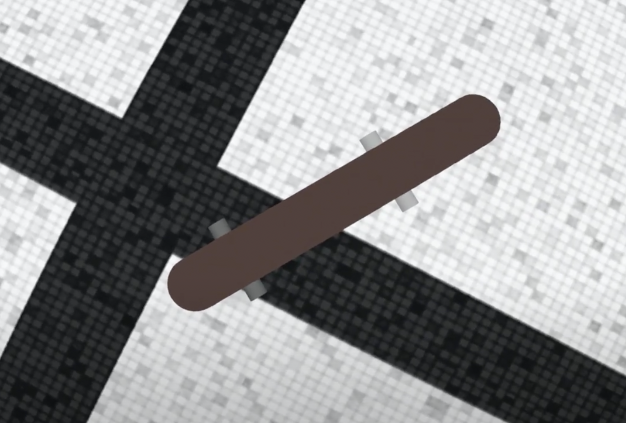
#> input picture Path Marker Detection/raw.jpg, 1252 x 846 px (shown at 1/2 size)
$ python marker_detection.py raw.jpg
#> lines starting #> are read from the running program, lines starting #| are printed output that depends on the picture; after the words box and inside, x2 and y2 are one past the last pixel; in counts of white or black regions, pixels touching at a corner belong together
import numpy as np
import cv2
import sys
from math import sin, cos, pi


def main():
    input_file = sys.argv[1]
    img = cv2.imread(input_file)
#> img is the input picture: shape (846, 1252, 3); mean B, G, R 143.6, 142.8, 142.5
    val = process(img)
    if (val == None):
        print("No pathmarker found")
        return None
    else:
        print("Pathmarker found")
        return val

def process(img):
    hsv_img = cv2.cvtColor(img, cv2.COLOR_BGR2HSV)
#> hsv_img: shape (846, 1252, 3); mean H, S, V 93.1, 15.4, 145.2
    #creating a mask to separate color as orange and non orange
    orange = np.array([5, 0, 0])
    r2 = np.array([25, 255, 255]) #these values were just theo + add
    comp_orange = np.array([135, 0, 0])
    r4 = np.array([145, 255, 255]) #these values were just theo + add
    mask_1_img = cv2.inRange(hsv_img, orange, r2)
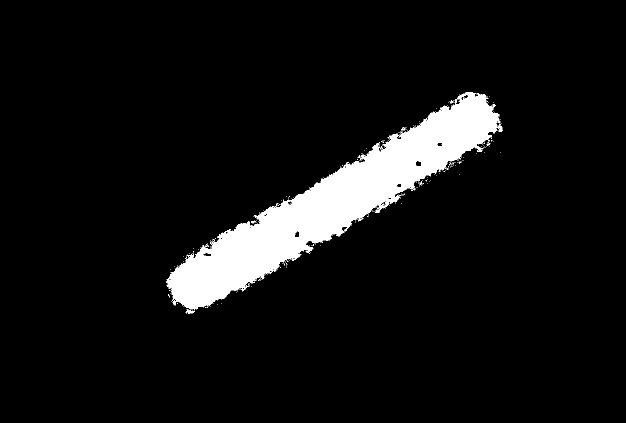
#> mask_1_img: shape (846, 1252) (shown at 1/2 size); 6.6% white; 289 white regions (283 under 20 px), largest, box (x1, y1, x2, y2) and area: (333, 184, 1001, 619) 69611, (371, 618, 388, 628) 78, (994, 247, 1006, 264) 75, (343, 600, 352, 611) 46, (803, 254, 813, 261) 27, (502, 442, 509, 447) 24
    mask_2_img = cv2.inRange(hsv_img, comp_orange, r4)
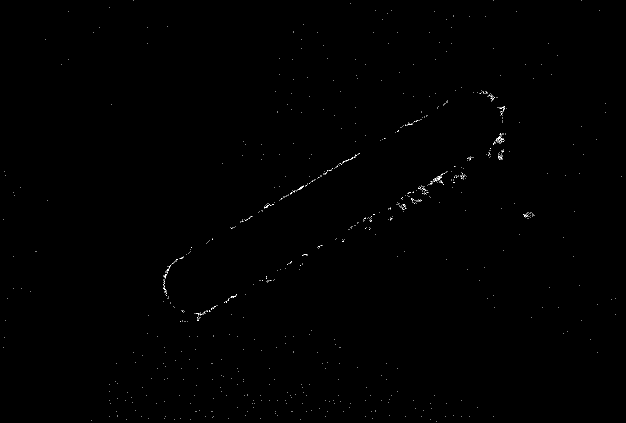
#> mask_2_img: shape (846, 1252) (shown at 1/2 size); 0.16% white in thin lines or dots
    gray_img = mask_1_img | mask_2_img
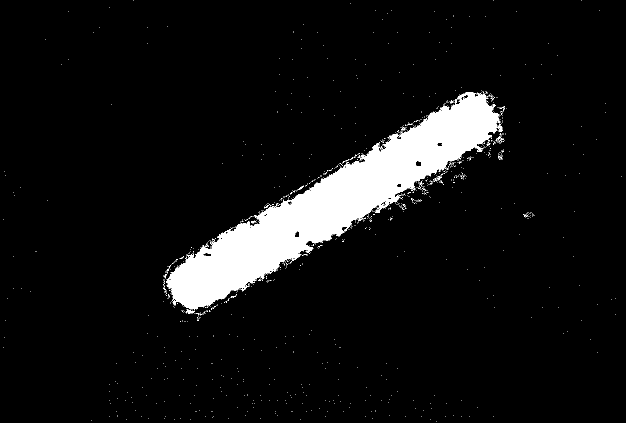
#> gray_img: shape (846, 1252) (shown at 1/2 size); 6.8% white; 1135 white regions (1125 under 20 px)
    blurred = cv2.GaussianBlur(gray_img, (5, 5), 0)
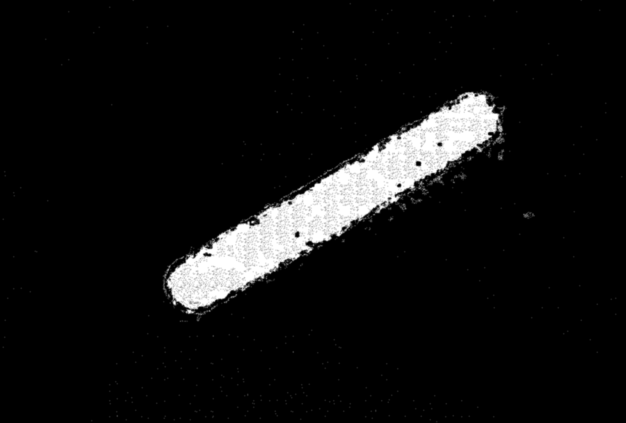
#> blurred: shape (846, 1252) (shown at 1/2 size); min 0, max 255, mean 17.4

    #Now we do the contour stuff
    contours, _ = cv2.findContours(blurred, cv2.RETR_EXTERNAL, cv2.CHAIN_APPROX_NONE)
#> contours = 353 contours, 316 with area under 20; largest, box (x1, y1, x2, y2) and area: (324, 178, 1015, 644) 93210, (900, 342, 935, 368) 356, (1045, 422, 1071, 439) 280, (994, 297, 1010, 322) 264, (933, 311, 949, 324) 126
    contour_area_threshold = 10000
    #print("Right before for loop")
    large_contours = [contour for contour in contours if cv2.contourArea(contour) >= contour_area_threshold]
#> large_contours = 1 contour; box (x1, y1, x2, y2) and area: (324, 178, 1015, 644) 93210
    large_contours_img = img.copy()
    cv2.drawContours(large_contours_img, large_contours, -1, (0, 255, 0), cv2.FILLED)
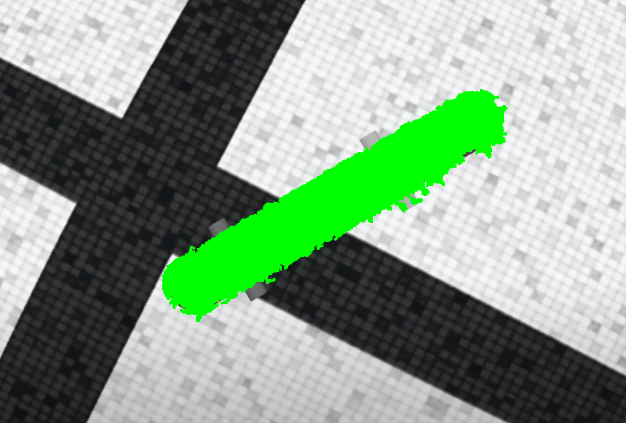
#> large_contours_img: shape (846, 1252, 3) (shown at 1/2 size); 8.92% of pixels changed, all inside (x1, y1, x2, y2) = (324, 178, 1015, 644)
    cv2.imshow("large_contours_img", large_contours_img)
    cv2.waitKey(1000)
    # print(large_contours)
    found = False
    for contour in large_contours:
        (top_left, (width, height), angle) = cv2.minAreaRect(contour)
        rect = (top_left, (width, height), angle)
        # print("Top Left: ", top_left)
        # print("Width: ", width)
        # print("Height: ", height)
        box = cv2.boxPoints(rect)
        # print(box)
        box = np.int64(box)
        top_left = np.int64(top_left)
        box_img = cv2.drawContours(large_contours_img, [box], 0, (0, 255, 255), 2)
        box_img = cv2.circle(box_img, top_left, radius=0, color=(0,255,0), thickness=25)
        aspect_ratio = min(width, height) / max(width, height)
        #print(aspect_ratio)
        classification = "pathmarker" if aspect_ratio > 0.16 and aspect_ratio < 0.21 else "not_pathmarker"
        if (classification == "pathmarker"):
            box = cv2.boxPoints(rect)
            box = np.int64(box)
            box_img = cv2.drawContours(large_contours_img, [box], 0, (0, 255, 255), 2)
            pos_len_neg_width = None
            neg_len_neg_width = None
            pos_len_pos_width = None
            neg_len_pos_width= None
            dist_0_to_1 = np.linalg.norm(box[1] - box[0])
            dist_1_to_2 = np.linalg.norm(box[2] - box[1])
            if (dist_0_to_1 < dist_1_to_2):
                pos_len_neg_width = box[3]
                pos_len_pos_width = box[2]
                neg_len_neg_width = box[0]
                neg_len_pos_width = box[1]
            else:
                pos_len_neg_width = box[2]
                pos_len_pos_width = box[1]
                neg_len_neg_width = box[3]
                neg_len_pos_width = box[0]
            # [12 lines of commented-out code are left out]
            fx = 1035
            fy = 1035
            ox = 640.5
            oy = 360.5
            camera_intrinsics = np.array([
                [fx, 0, ox],
                [0, fy, oy],
                [0, 0, 1]
            ], dtype="float32")
            distortion_coefficients = np.zeros((4, 1), dtype="float32")
            length = 1.2
            width = 0.15
            world_points = np.array([
                [(length / 2), -(width / 2), 0],
                [(length /2), (width / 2), 0],
                [-(length / 2), (width /2), 0],
                [-1 * (length / 2), -1 * (width /2), 0]
            ], dtype="float32")
            image_points = np.array([
                pos_len_neg_width,
                pos_len_pos_width,
                neg_len_pos_width,
                neg_len_neg_width
            ], dtype="float32")
            # print("World: ", world_points)
            # print("Image: ", image_points)
            res, rvec, tvec = cv2.solvePnP(world_points, image_points, camera_intrinsics, distortion_coefficients, flags=0)
            # print(res, rvec, tvec)
            world_axes = np.array([
                [0, 0, 0],
                [0.1, 0, 0],
                [0, 0.1, 0],
                [0, 0, 0.1],
            ], dtype="double")
            image_axes, _ = cv2.projectPoints(world_axes, rvec, tvec, camera_intrinsics, distortion_coefficients)
            image_axes = np.floor(image_axes)
            image_axes = np.array(image_axes, dtype="int")
            #print("Image Axes: ", image_axes)
            cv2.line(large_contours_img, tuple(image_axes[0,0,:]), tuple(image_axes[1,0,:]), color=(0, 0, 255), thickness=3)
            cv2.line(large_contours_img, tuple(image_axes[0,0,:]), tuple(image_axes[2,0,:]), color=(255, 0, 255), thickness=3)
            cv2.line(large_contours_img, tuple(image_axes[0,0,:]), tuple(image_axes[3,0,:]), color=(255, 0, 0), thickness=3)
            cv2.imshow("FINAL RESULT", large_contours_img)
            cv2.waitKey(30000)
            return res, rvec, tvec
        else:
            print("No pathmarker found!")
            return None
#> this loop made 1 pass
#> (top_left, height, angle, rect, box, aspect_ratio, classification) on pass 1: ([676, 411], 154.4, -29.83, ((676.1, 411.2), (782.4, 154.4), -29.83), [[375, 672], [298, 538], [977, 149], [1053, 283]], 0.197, 'pathmarker')
#> pass 1, in process, `cv2.imshow("FINAL RESULT", large_contours_img)`:
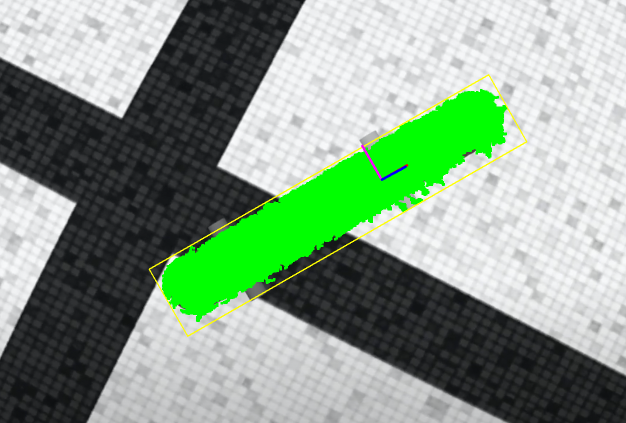
#> window 'FINAL RESULT': shape (846, 1252, 3) (shown at 1/2 size); mean B, G, R 135.8, 158.4, 134.4


main()
#> in main, `val = process(img)`: val = (True, [-3.11, 0.795, -0.931], [0.155, -0.000649, 1.31])
print("Exiting file!")

$ run again, on Path Marker Detection/tilted.png
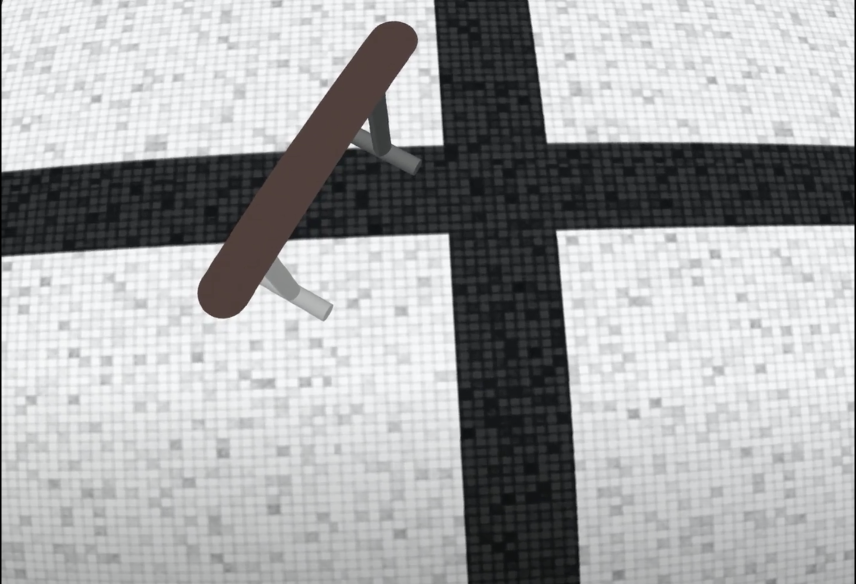
#> input picture Path Marker Detection/tilted.png, 1712 x 1168 px (shown at 1/2 size)
#> in main, img is the input picture: shape (1168, 1712, 3); mean B, G, R 168.4, 167.4, 166.5
#> hsv_img: shape (1168, 1712, 3); mean H, S, V 97.2, 10.3, 169.2
#> in process, `mask_1_img = cv2.inRange(hsv_img, orange, r2)`:
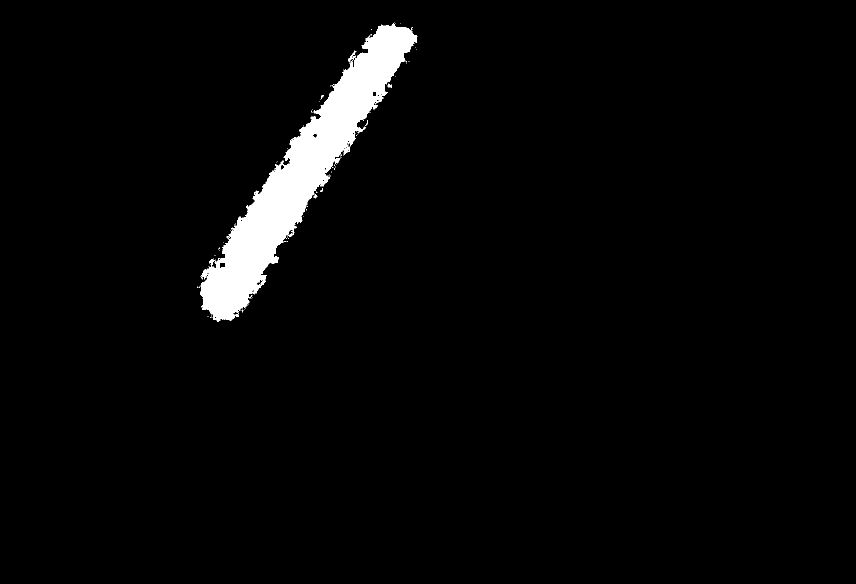
#> mask_1_img: shape (1168, 1712) (shown at 1/2 size); 3.1% white; 98 white regions (92 under 20 px), largest, box (x1, y1, x2, y2) and area: (401, 45, 835, 644) 61003, (670, 316, 680, 327) 68, (775, 167, 784, 176) 40, (627, 388, 635, 397) 34, (470, 628, 478, 633) 27, (641, 190, 648, 199) 22
#> mask_2_img: shape (1168, 1712); 0.08% white in thin lines or dots, all inside (x1, y1, x2, y2) = (374, 37, 839, 666)
#> gray_img: shape (1168, 1712); 3.1% white; 361 white regions (338 under 20 px)
#> contours = 12 contours, 2 with area under 20; largest, box (x1, y1, x2, y2) and area: (372, 35, 841, 659) 77303, (601, 481, 618, 504) 248, (641, 473, 657, 491) 198, (776, 220, 790, 241) 174, (771, 205, 785, 223) 166
#> large_contours = 1 contour; box (x1, y1, x2, y2) and area: (372, 35, 841, 659) 77303
#> large_contours_img: shape (1168, 1712, 3); 3.93% of pixels changed, all inside (x1, y1, x2, y2) = (372, 35, 841, 659)
#> the loop in process, `for contour in large_contours:` made 1 pass
#> (top_left, height, angle, rect, box, aspect_ratio, classification) on pass 1: ([607, 341], 142.4, -57.76, ((607.5, 341.8), (731.1, 142.4), -57.76), [[472, 688], [352, 612], [742, -5], [862, 70]], 0.195, 'pathmarker')
#> pass 1, in process, `cv2.imshow("FINAL RESULT", large_contours_img)`:
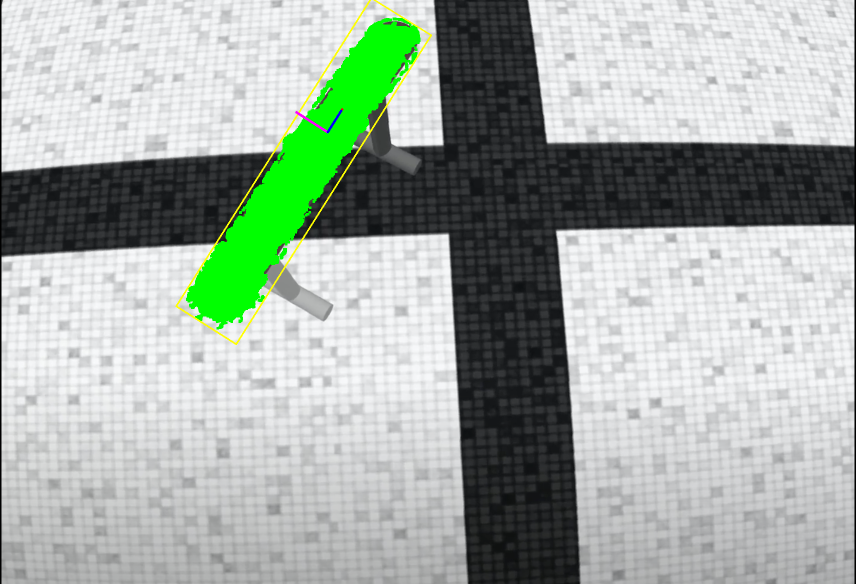
#> window 'FINAL RESULT': shape (1168, 1712, 3) (shown at 1/2 size); mean B, G, R 164.8, 174.3, 163
#> val = (True, [2.42, -1.35, 0.785], [0.0201, -0.129, 1.39])

$ run again, on Path Marker Detection/zoom.png
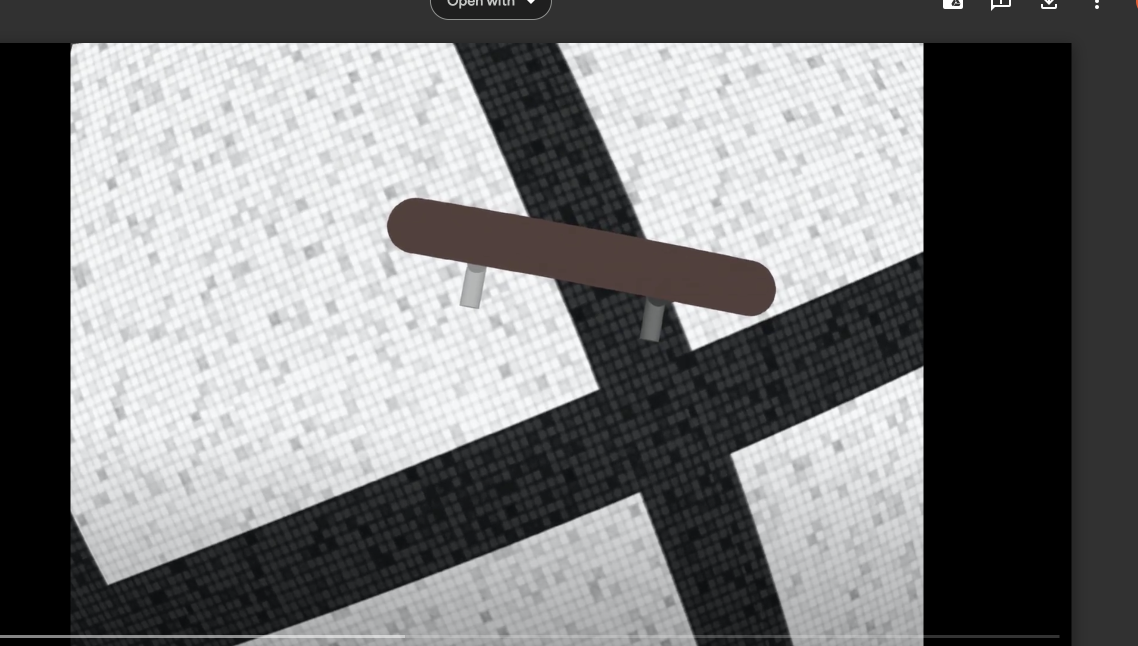
#> input picture Path Marker Detection/zoom.png, 2276 x 1292 px (shown at 1/2 size)
#> in main, img is the input picture: shape (1292, 2276, 3); mean B, G, R 121.7, 120.9, 120.3
#> hsv_img: shape (1292, 2276, 3); mean H, S, V 70, 8.2, 122.3
#> in process, `mask_1_img = cv2.inRange(hsv_img, orange, r2)`:
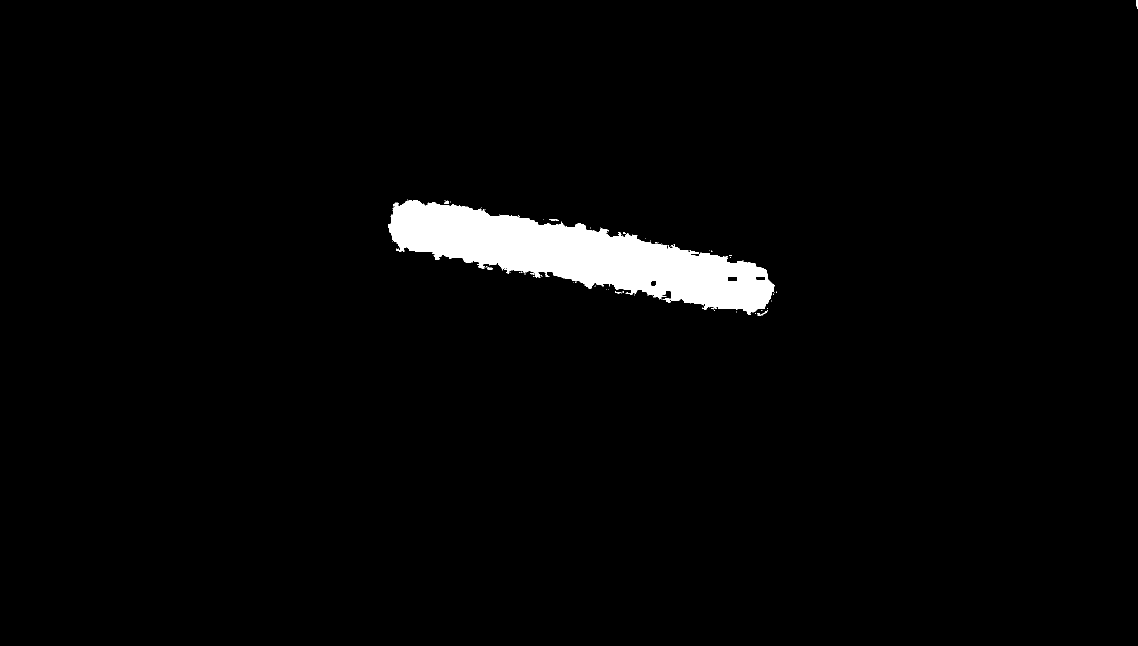
#> mask_1_img: shape (1292, 2276) (shown at 1/2 size); 2.6% white; 80 white regions (70 under 20 px), largest, box (x1, y1, x2, y2) and area: (776, 400, 1550, 630) 76717, (2272, 0, 2276, 18) 57, (1098, 438, 1117, 442) 38
#> mask_2_img: shape (1292, 2276); 0.06% white in thin lines or dots, all inside (x1, y1, x2, y2) = (149, 86, 1564, 653)
#> gray_img: shape (1292, 2276); 2.7% white; 356 white regions (326 under 20 px)
#> contours = 20 contours, 4 with area under 20; largest, box (x1, y1, x2, y2) and area: (765, 380, 1566, 640) 95902, (1056, 561, 1079, 574) 200, (1093, 432, 1119, 444) 158, (157, 84, 176, 95) 126, (1481, 641, 1494, 655) 120
#> large_contours = 1 contour; box (x1, y1, x2, y2) and area: (765, 380, 1566, 640) 95902
#> large_contours_img: shape (1292, 2276, 3); 3.31% of pixels changed, all inside (x1, y1, x2, y2) = (765, 380, 1566, 640)
#> the loop in process, `for contour in large_contours:` made 1 pass
#> (top_left, height, angle, rect, box, aspect_ratio, classification) on pass 1: ([1164, 507], 811.2, -78.85, ((1164.5, 507.5), (150, 811.2), -78.85), [[1547, 659], [752, 502], [781, 355], [1576, 512]], 0.185, 'pathmarker')
#> pass 1, in process, `cv2.imshow("FINAL RESULT", large_contours_img)`:
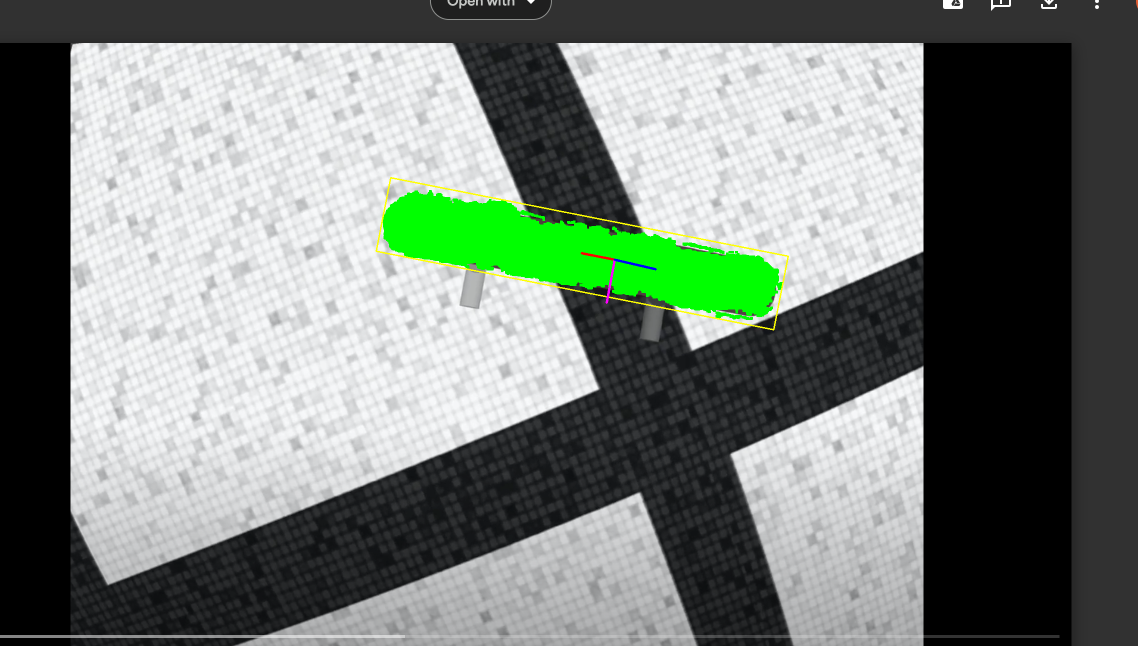
#> window 'FINAL RESULT': shape (1292, 2276, 3) (shown at 1/2 size); mean B, G, R 118.8, 126.6, 117.4
#> val = (True, [0.357, -3.46, -0.0271], [0.675, 0.183, 1.18])
